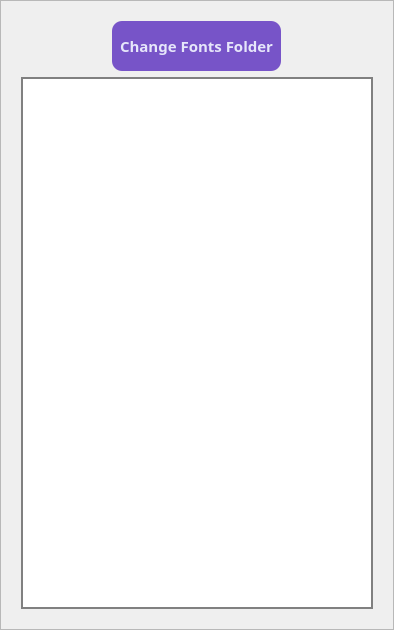
             <widget class="QFrame" name="frame_13">
              <property name="minimumSize">
               <size>
                <width>0</width>
                <height>630</height>
               </size>
              </property>
              <property name="maximumSize">
               <size>
                <width>16777215</width>
                <height>630</height>
               </size>
              </property>
              <property name="frameShape">
               <enum>QFrame::StyledPanel</enum>
              </property>
              <property name="frameShadow">
               <enum>QFrame::Raised</enum>
              </property>
              <layout class="QVBoxLayout" name="verticalLayout_21">
               <item>
                <widget class="QFrame" name="generated_text_frame">
                 <property name="minimumSize">
                  <size>
                   <width>370</width>
                   <height>300</height>
                  </size>
                 </property>
                 <property name="maximumSize">
                  <size>
                   <width>200</width>
                   <height>16777215</height>
                  </size>
                 </property>
                 <layout class="QVBoxLayout" name="verticalLayout_3">
                  <item alignment="Qt::AlignHCenter">
                   <widget class="QPushButton" name="custom_font_directory_selection">
                    <property name="minimumSize">
                     <size>
                      <width>50</width>
                      <height>50</height>
                     </size>
                    </property>
                    <property name="maximumSize">
                     <size>
                      <width>200</width>
                      <height>16777215</height>
                     </size>
                    </property>
                    <property name="font">
                     <font>
                      <family>Montserrat</family>
                      <pointsize>11</pointsize>
                      <bold>true</bold>
                     </font>
                    </property>
                    <property name="styleSheet">
                     <string notr="true">QPushButton{
background-color: #7754c8;
color:#E6E6FA;/*#3cf3b6;*/
border-radius:10px;
}
QPushButton:pressed{
	 padding-left: 3px;
     padding-top: 3px;
}</string>
                    </property>
                    <property name="text">
                     <string>  Change Fonts Folder  </string>
                    </property>
                   </widget>
                  </item>
                  <item>
                   <widget class="QListWidget" name="font_list">
                    <property name="minimumSize">
                     <size>
                      <width>0</width>
                      <height>200</height>
                     </size>
                    </property>
                    <property name="font">
                     <font>
                      <pointsize>11</pointsize>
                      <bold>true</bold>
                     </font>
                    </property>
                    <property name="styleSheet">
                     <string notr="true">border:2px solid gray;</string>
                    </property>
                    <property name="autoScrollMargin">
                     <number>20</number>
                    </property>
                    <property name="tabKeyNavigation">
                     <bool>false</bool>
                    </property>
                   </widget>
                  </item>
                 </layout>
                </widget>
               </item>
              </layout>
             </widget>
